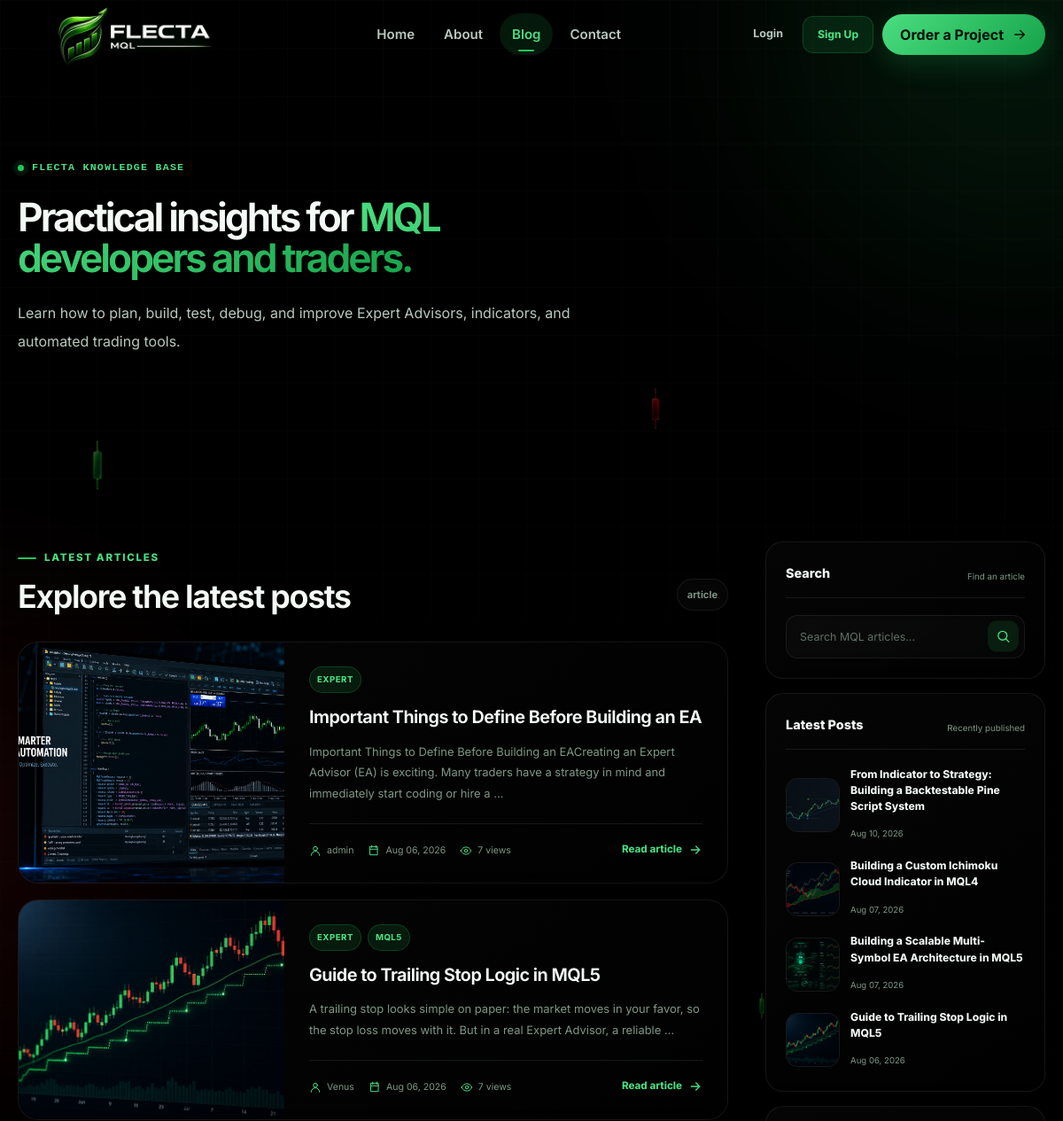
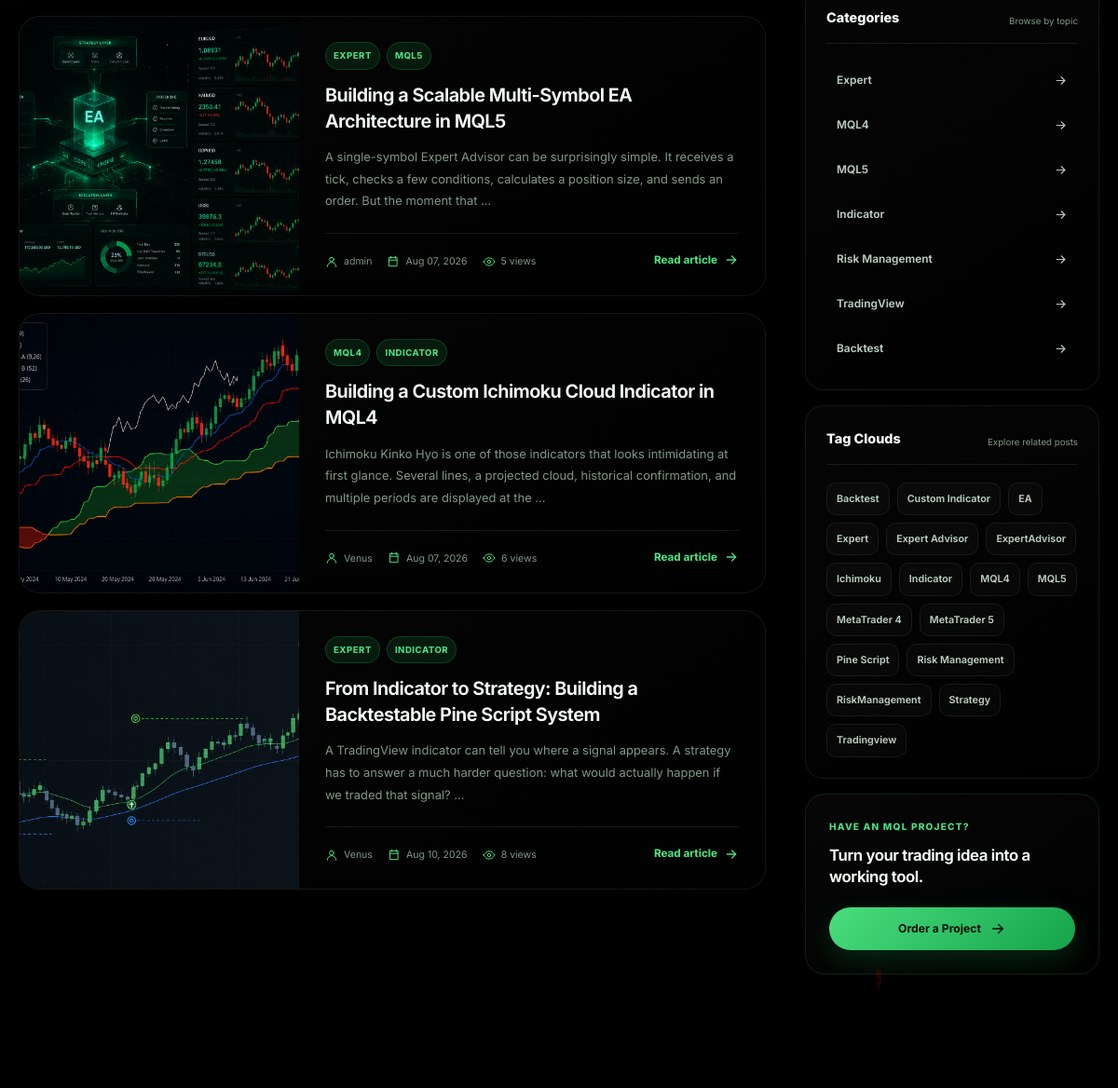
Page /blog/search/ (upper part) on the earlier database version (2 pictures, top to bottom).
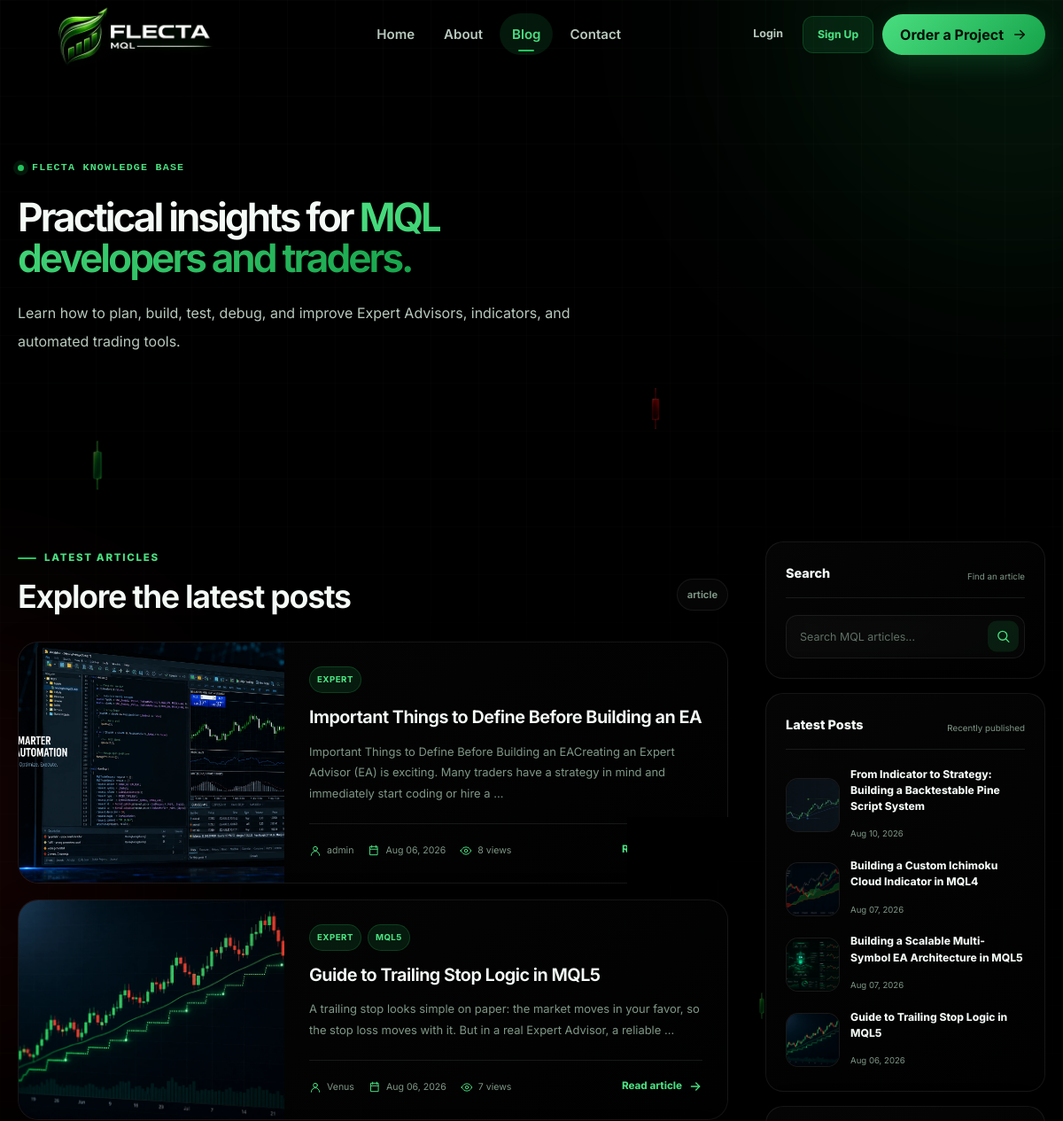
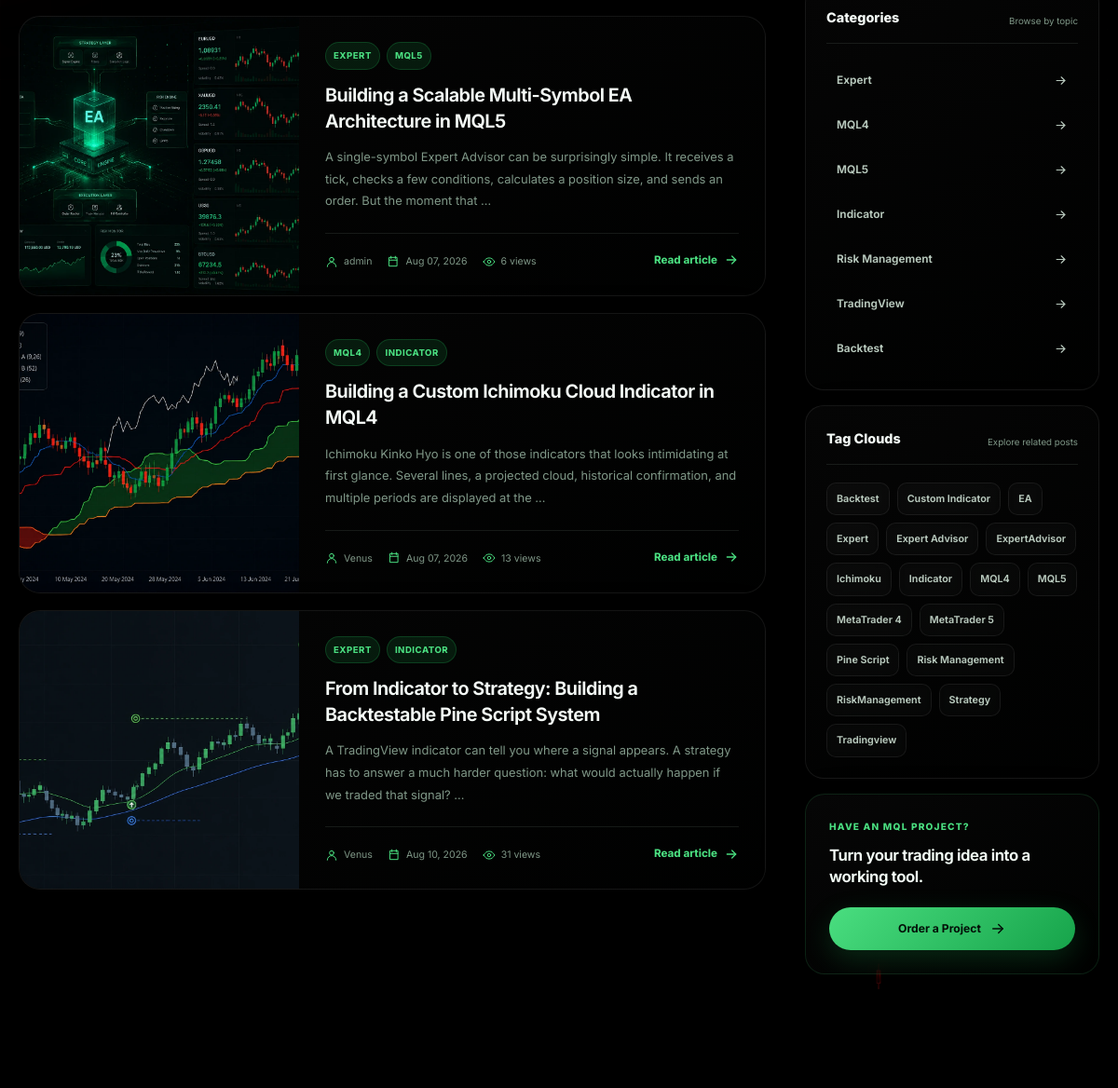
Same page on the later database version (2 pictures, top to bottom).
### blog/models.py (models this page shows, shortened)
class Post(models.Model):
    author = models.ForeignKey(User,on_delete=models.SET_NULL,null=True)
    title = models.CharField( max_length=250)
    image = models.ImageField(upload_to='blog/',default='blog/default.jpg')
    content = models.TextField()
    tags = TaggableManager()
    category = models.ManyToManyField(Category)
    counted_views = models.IntegerField(default=0)
    status = models.BooleanField(default=True)
    login_require = models.BooleanField(default=False)
    published_date = models.DateTimeField(null=True)
    created_date = models.DateTimeField(auto_now_add=True)
    updated_date = models.DateTimeField(auto_now=True)
    class Meta:
        ordering = ['published_date']

class Category(models.Model):
   name = models.CharField(max_length=255)
   def __str__(self):
      return self.name

### blog/views.py (the view)
# urls.py: path('search/',blog_search,name='search'),
def blog_search(request):
    posts = Post.objects.filter(status=True)
    if request.method == 'GET':
        if s:= request.GET.get('s'):
            posts = posts.filter(content__contains=s)
    context = {'posts':posts}
    return render(request,'blog/blog-home.html',context)

### blog/templatetags/blog_tags.py (called while the page is built)
@register.inclusion_tag('blog/blog-latest-posts.html')
def latestposts(arg=4):
    posts = Post.objects.filter(published_date__lte=timezone.now(),status=True).order_by("-published_date")[:arg]
    return {"posts":posts}

@register.inclusion_tag('blog/blog-post-categories.html')
def postcategories():
    posts = Post.objects.filter(published_date__lte=timezone.now(),status=True)
    categories = Category.objects.all()
    cat_dict = {}
    for name in categories:
        cat_dict[name] = posts.filter(category=name).count()
    return {"categories":cat_dict}

@register.inclusion_tag('blog/blog-tags.html')
def alltags():
    tags = Tag.objects.all().order_by('name')
    return {'tags': tags}

### templates/blog/blog-home.html (shortened to what this page needs)
{% extends "base.html" %}
{% load blog_tags %}
{% load static %}
{% load compress %}
{% block body_class %}
blog-page
{% endblock %}
{% block extra_css %}
{% compress css %}
<link rel="stylesheet" href="{% static 'css/blog-home.css' %}">
{% endcompress %}
{% endblock %}
{% block content %}
<section class="blog-hero">
    <div class="container blog-hero-container">
        <div class="blog-hero-content">
            <span class="blog-eyebrow">
                FLECTA Knowledge Base
            </span>
            <h1>
                Practical insights for
                <span>MQL developers and traders.</span>
            </h1>
            <p>
                Learn how to plan, build, test, debug, and improve
                Expert Advisors, indicators, and automated trading tools.
            </p>
        </div>
    </div>
</section>
<section class="blog-main">
    <div class="container blog-layout">
        <div class="blog-content-column">
            <div class="blog-content-header">
                <div>
                    <span class="section-label">Latest Articles</span>
                    <h2>
                        {% if active_filter_title %}
                            {{ active_filter_title }}
                        {% else %}
                            Explore the latest posts
                        {% endif %}
                    </h2>
                </div>
                <span class="blog-results-count">
                    {{ posts.paginator.count }} article{{ posts.paginator.count|pluralize }}
                </span>
            </div>
            {% if posts %}
                <div class="blog-post-list">
                    {% for post in posts %}
                        <article class="blog-post-card">
                            <a
                                href="{% url 'blog:single' pid=post.id %}"
                                class="blog-post-cover"
                                aria-label="Read {{ post.title }}"
                            >
                                {% if post.image %}
                                    <img
                                        src="{{ post.image.url }}"
                                        alt="{{ post.title }}"
                                        loading="lazy"
                                    >
                                {% endif %}
                            </a>
                            <div class="blog-post-body">
                                <div class="blog-post-taxonomy">
                                    {% for category in post.category.all|slice:":2" %}
                                        <a href="{% url 'blog:category' cat_name=category.name %}">
                                            {{ category.name }}
                                        </a>
                                    {% empty %}
                                        <span>MQL Development</span>
                                    {% endfor %}
                                </div>
                                <h3>
                                    <a href="{% url 'blog:single' pid=post.id %}">
                                        {{ post.title }}
                                    </a>
                                </h3>
                                <p class="blog-post-excerpt">
                                    {{ post.content|striptags|truncatewords:28 }}
                                </p>
                                <div class="blog-post-footer">
                                    <div class="blog-post-meta">
                                        <span>
                                            <svg viewBox="0 0 24 24" aria-hidden="true">
                                                <circle cx="12" cy="8" r="4"></circle>
                                                <path d="M4 21C4 16.6 7.6 13 12 13C16.4 13 20 16.6 20 21"></path>
                                            </svg>
                                            {{ post.author.get_full_name|default:post.author.username }}
                                        </span>
                                        <span>
                                            <svg viewBox="0 0 24 24" aria-hidden="true">
                                                <path d="M5 4H19V20H5Z"></path>
                                                <path d="M8 2V6"></path>
                                                <path d="M16 2V6"></path>
                                                <path d="M5 9H19"></path>
                                            </svg>
                                            {{ post.published_date|date:"M d, Y" }}
                                        </span>
                                        <span>
                                            <svg viewBox="0 0 24 24" aria-hidden="true">
                                                <path d="M2 12C4.5 7.5 7.8 5 12 5C16.2 5 19.5 7.5 22 12C19.5 16.5 16.2 19 12 19C7.8 19 4.5 16.5 2 12Z"></path>
                                                <circle cx="12" cy="12" r="3"></circle>
                                            </svg>
                                            {{ post.counted_views }} views
                                        </span>
                                    </div>
                                    <a
                                        href="{% url 'blog:single' pid=post.id %}"
                                        class="blog-read-link"
                                    >
                                        Read article
                                        <svg viewBox="0 0 24 24" aria-hidden="true">
                                            <path d="M5 12H19"></path>
                                            <path d="M13 6L19 12L13 18"></path>
                                        </svg>
                                    </a>
                                </div>
                            </div>
                        </article>
                    {% endfor %}
                </div>
            {% endif %}
        </div>
        <aside class="blog-sidebar">
            <section class="sidebar-widget sidebar-search-widget">
                <div class="sidebar-widget-heading">
                    <span>Search</span>
                    <small>Find an article</small>
                </div>
                <form
                    action="{% url 'blog:search' %}"
                    method="get"
                    class="blog-search-form"
                >
                    <input
                        id="blog-search-input"
                        type="search"
                        name="s"
                        value="{{ request.GET.s|default:'' }}"
                        placeholder="Search MQL articles..."
                    >
                    <button type="submit" aria-label="Search">
                        <svg viewBox="0 0 24 24" aria-hidden="true">
                            <circle cx="11" cy="11" r="7"></circle>
                            <path d="M16 16L21 21"></path>
                        </svg>
                    </button>
                </form>
            </section>
            <section class="sidebar-widget">
                <div class="sidebar-widget-heading">
                    <span>Latest Posts</span>
                    <small>Recently published</small>
                </div>
                <div class="sidebar-latest-list">
                    {% latestposts %}
                </div>
            </section>
            <section class="sidebar-widget">
                <div class="sidebar-widget-heading">
                    <span>Categories</span>
                    <small>Browse by topic</small>
                </div>
                <ul class="sidebar-category-list">
                    {% postcategories %}
                </ul>
            </section>
            <section class="sidebar-widget">
                <div class="sidebar-widget-heading">
                    <span>Tag Clouds</span>
                    <small>Explore related posts</small>
                </div>
                <div class="sidebar-tag-cloud">
                    {% alltags %}
                </div>
            </section>
            <section class="sidebar-cta">
                <span>Have an MQL project?</span>
                <h2>
                    Turn your trading idea into a working tool.
                </h2>
                <a href="/contact/" class="button button-primary">
                    Order a Project
                    <svg viewBox="0 0 24 24" aria-hidden="true">
                        <path d="M5 12H19"></path>
                        <path d="M13 6L19 12L13 18"></path>
                    </svg>
                </a>
            </section>
        </aside>
    </div>
</section>
{% endblock %}

### templates/base.html (shortened to what this page needs)
{% load static %}
{% load compress %}
<!DOCTYPE html>
<html lang="en" dir="ltr" data-theme="dark">
<head>
    {% compress css %}
    <link rel="stylesheet" href="{% static 'css/base.css' %}">
    {% endcompress %}
    {% block extra_css %}{% endblock %}
</head>
<body class="{% block body_class %}{% endblock %}">
    <div class="site-background" aria-hidden="true">
        <div class="background-glow background-glow-one"></div>
        <div class="background-grid"></div>
    </div>
    <header class="site-header" id="site-header">
        <div class="container header-container">
            <a href="/" class="brand brand-image" aria-label="FLECTA home page">
                <img src="{% static 'img/logo-optimized.webp' %}" alt="FLECTA MQL" width="576" height="384"
                    class="site-logo theme-logo-dark">
            </a>
            <nav class="desktop-navigation" aria-label="Main navigation">
                <a href="/" class="navigation-link">
                    Home
                </a>
                <a href="/about/" class="navigation-link">
                    About
                </a>
                <a href="/blog/" class="navigation-link">
                    Blog
                </a>
                <a href="/contact/" class="navigation-link">
                    Contact
                </a>
            </nav>
            <div class="header-actions">
                <div class="header-auth">
                    {% if request.user.is_authenticated %}
                    <details class="account-menu">
                        <summary class="account-trigger">
                            <span class="account-info">
                                <small>Signed in as</small>
                                <strong>{{ request.user.username }}</strong>
                            </span>
                            <svg class="account-chevron" viewBox="0 0 24 24" aria-hidden="true">
                                <path d="M7 9L12 14L17 9"></path>
                            </svg>
                        </summary>
                        <div class="account-dropdown">
                            <div class="account-dropdown-header">
                                <div>
                                    <small>Account</small>
                                    <strong>{{ request.user.username }}</strong>
                                </div>
                            </div>
                            <div class="account-dropdown-divider"></div>
                            <a href="{% url 'accounts:logout' %}" class="account-dropdown-link account-logout">
                                <svg viewBox="0 0 24 24" aria-hidden="true">
                                    <path d="M10 4H5V20H10"></path>
                                    <path d="M14 8L18 12L14 16"></path>
                                    <path d="M18 12H9"></path>
                                </svg>
                                <span>Logout</span>
                            </a>
                        </div>
                    </details>
                    {% else %}
                    <a href="{% url 'accounts:login' %}" class="auth-login-link">
                        Login
                    </a>
                    <a href="{% url 'accounts:signup' %}" class="auth-signup-button">
                        Sign Up
                    </a>
                    {% endif %}
                </div>
                <a href="/contact/" class="button button-primary header-cta">
                    <span>Order a Project</span>
                    <svg viewBox="0 0 24 24" aria-hidden="true">
                        <path d="M5 12H19"></path>
                        <path d="M13 6L19 12L13 18"></path>
                    </svg>
                </a>
            </div>
        </div>
    </header>
    <main id="main-content" class="site-main">
        {% block content %}
        {% endblock %}
    </main>
</body>
</html>

### templates/blog/blog-latest-posts.html
{% load humanize %}
{% for post in posts %}
    <div class="sidebar-latest-post">
        <div class="sidebar-latest-thumb">
            {% if post.image %}
                <img src="{{ post.image.url }}" alt="{{ post.title }}">
            {% else %}
                <span>MQL</span>
            {% endif %}
        </div>
        <div>
            <h3><a href="{% url 'blog:single' pid=post.id %}">{{ post.title }}</a></h3>
            <time>{{ post.published_date|date:"M d, Y" }}</time>
        </div>
    </div>
{% endfor %}

### templates/blog/blog-post-categories.html
{% for name,count in categories.items %}
    <a href="{% url 'blog:category' cat_name=name.name %}">
        {{ name }}
        <svg viewBox="0 0 24 24" aria-hidden="true">
            <path d="M5 12H19"></path>
            <path d="M13 6L19 12L13 18"></path>
        </svg>
    </a>
{% endfor %}

### templates/blog/blog-tags.html
{% for tag in tags %}
    <a href="{% url 'blog:tag' tag_name=tag.name %}">{{ tag.name }}</a>
{% empty %}
    <p class="sidebar-empty-text">No tags available.</p>
{% endfor %}

Differences in the rows shown:
changed Post "Important Things to Define Before Building an EA": image: a different picture; counted_views "7" → "8"
changed Post "Guide to Trailing Stop Logic in MQL5": image: a different picture
changed Post "Building a Scalable Multi-Symbol EA Architecture in MQL5": image: a different picture; counted_views "5" → "6"
changed Post "Building a Custom Ichimoku Cloud Indicator in MQL4": image: a different picture; counted_views "6" → "13"
changed Post "From Indicator to Strategy: Building a Backtestable Pine Script System": image: a different picture; counted_views "8" → "31"
